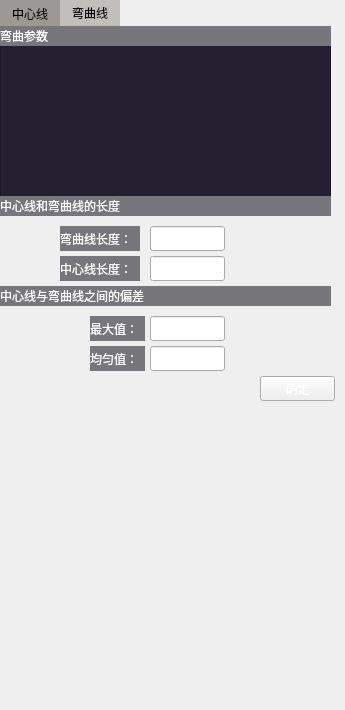
      <widget class="QWidget" name="tab_2">
       <attribute name="title">
        <string>工艺设置</string>
       </attribute>
       <widget class="QTabWidget" name="tabWidget_3">
        <property name="geometry">
         <rect>
          <x>0</x>
          <y>0</y>
          <width>336</width>
          <height>701</height>
         </rect>
        </property>
        <property name="minimumSize">
         <size>
          <width>336</width>
          <height>0</height>
         </size>
        </property>
        <property name="maximumSize">
         <size>
          <width>336</width>
          <height>16777215</height>
         </size>
        </property>
        <property name="styleSheet">
         <string notr="true">QTabBar::tab {
	background-color: rgb(154, 153, 150);
	color: rgb(0, 0, 0);
}
QTabBar::tab:selected {
	background-color: rgb(192, 191, 188);
}
QTabWidget::pane { border: 0; }</string>
        </property>
        <property name="currentIndex">
         <number>1</number>
        </property>
        <widget class="QWidget" name="tab_8">
         <attribute name="title">
          <string>中心线</string>
         </attribute>
         <widget class="QPushButton" name="pushButton_AddCenterLine">
          <property name="geometry">
           <rect>
            <x>10</x>
            <y>10</y>
            <width>311</width>
            <height>51</height>
           </rect>
          </property>
          <property name="styleSheet">
           <string notr="true">color: rgb(255, 255, 255);</string>
          </property>
          <property name="text">
           <string>激活中心线作为当前零件几何形状的中心线</string>
          </property>
         </widget>
        </widget>
        <widget class="QWidget" name="tab_10">
         <attribute name="title">
          <string>弯曲线</string>
         </attribute>
         <widget class="QListView" name="listView_2">
          <property name="geometry">
           <rect>
            <x>0</x>
            <y>0</y>
            <width>331</width>
            <height>171</height>
           </rect>
          </property>
          <property name="styleSheet">
           <string notr="true">background-color: rgb(36, 31, 49);</string>
          </property>
         </widget>
         <widget class="QLabel" name="label_17">
          <property name="geometry">
           <rect>
            <x>0</x>
            <y>0</y>
            <width>331</width>
            <height>20</height>
           </rect>
          </property>
          <property name="styleSheet">
           <string notr="true">background-color: rgb(119, 118, 123);
color: rgb(255, 255, 255);</string>
          </property>
          <property name="text">
           <string>弯曲参数</string>
          </property>
         </widget>
         <widget class="QLabel" name="label_18">
          <property name="geometry">
           <rect>
            <x>0</x>
            <y>170</y>
            <width>331</width>
            <height>20</height>
           </rect>
          </property>
          <property name="styleSheet">
           <string notr="true">background-color: rgb(119, 118, 123);
color: rgb(255, 255, 255);</string>
          </property>
          <property name="text">
           <string>中心线和弯曲线的长度</string>
          </property>
         </widget>
         <widget class="QLabel" name="label_30">
          <property name="geometry">
           <rect>
            <x>60</x>
            <y>200</y>
            <width>80</width>
            <height>25</height>
           </rect>
          </property>
          <property name="minimumSize">
           <size>
            <width>80</width>
            <height>25</height>
           </size>
          </property>
          <property name="maximumSize">
           <size>
            <width>80</width>
            <height>25</height>
           </size>
          </property>
          <property name="styleSheet">
           <string notr="true">color: rgb(255, 255, 255);
background-color: rgb(119, 118, 123);</string>
          </property>
          <property name="text">
           <string>弯曲线长度：</string>
          </property>
         </widget>
         <widget class="QLabel" name="label_31">
          <property name="geometry">
           <rect>
            <x>60</x>
            <y>230</y>
            <width>80</width>
            <height>25</height>
           </rect>
          </property>
          <property name="minimumSize">
           <size>
            <width>80</width>
            <height>25</height>
           </size>
          </property>
          <property name="maximumSize">
           <size>
            <width>80</width>
            <height>25</height>
           </size>
          </property>
          <property name="styleSheet">
           <string notr="true">color: rgb(255, 255, 255);
background-color: rgb(119, 118, 123);</string>
          </property>
          <property name="text">
           <string>中心线长度：</string>
          </property>
         </widget>
         <widget class="QLineEdit" name="lineEdit_BendingLength">
          <property name="geometry">
           <rect>
            <x>150</x>
            <y>200</y>
            <width>75</width>
            <height>25</height>
           </rect>
          </property>
          <property name="minimumSize">
           <size>
            <width>75</width>
            <height>25</height>
           </size>
          </property>
          <property name="maximumSize">
           <size>
            <width>75</width>
            <height>25</height>
           </size>
          </property>
          <property name="styleSheet">
           <string notr="true">color: rgb(255, 255, 255);</string>
          </property>
          <property name="text">
           <string/>
          </property>
         </widget>
         <widget class="QLineEdit" name="lineEdit_LineLength_2">
          <property name="geometry">
           <rect>
            <x>150</x>
            <y>230</y>
            <width>75</width>
            <height>25</height>
           </rect>
          </property>
          <property name="minimumSize">
           <size>
            <width>75</width>
            <height>25</height>
           </size>
          </property>
          <property name="maximumSize">
           <size>
            <width>75</width>
            <height>25</height>
           </size>
          </property>
          <property name="styleSheet">
           <string notr="true">color: rgb(255, 255, 255);</string>
          </property>
         </widget>
         <widget class="QLabel" name="label_19">
          <property name="geometry">
           <rect>
            <x>0</x>
            <y>260</y>
            <width>331</width>
            <height>20</height>
           </rect>
          </property>
          <property name="styleSheet">
           <string notr="true">background-color: rgb(119, 118, 123);
color: rgb(255, 255, 255);</string>
          </property>
          <property name="text">
           <string>中心线与弯曲线之间的偏差</string>
          </property>
         </widget>
         <widget class="QLabel" name="label_32">
          <property name="geometry">
           <rect>
            <x>90</x>
            <y>290</y>
            <width>55</width>
            <height>25</height>
           </rect>
          </property>
          <property name="minimumSize">
           <size>
            <width>55</width>
            <height>25</height>
           </size>
          </property>
          <property name="maximumSize">
           <size>
            <width>55</width>
            <height>25</height>
           </size>
          </property>
          <property name="styleSheet">
           <string notr="true">color: rgb(255, 255, 255);
background-color: rgb(119, 118, 123);</string>
          </property>
          <property name="text">
           <string>最大值：</string>
          </property>
         </widget>
         <widget class="QLineEdit" name="lineEdit_DeviationMax">
          <property name="geometry">
           <rect>
            <x>150</x>
            <y>290</y>
            <width>75</width>
            <height>25</height>
           </rect>
          </property>
          <property name="minimumSize">
           <size>
            <width>75</width>
            <height>25</height>
           </size>
          </property>
          <property name="maximumSize">
           <size>
            <width>75</width>
            <height>25</height>
           </size>
          </property>
          <property name="styleSheet">
           <string notr="true">color: rgb(255, 255, 255);</string>
          </property>
         </widget>
         <widget class="QLineEdit" name="lineEdit_DeviationMean">
          <property name="geometry">
           <rect>
            <x>150</x>
            <y>320</y>
            <width>75</width>
            <height>25</height>
           </rect>
          </property>
          <property name="minimumSize">
           <size>
            <width>75</width>
            <height>25</height>
           </size>
          </property>
          <property name="maximumSize">
           <size>
            <width>75</width>
            <height>25</height>
           </size>
          </property>
          <property name="styleSheet">
           <string notr="true">color: rgb(255, 255, 255);</string>
          </property>
         </widget>
         <widget class="QLabel" name="label_33">
          <property name="geometry">
           <rect>
            <x>90</x>
            <y>320</y>
            <width>55</width>
            <height>25</height>
           </rect>
          </property>
          <property name="minimumSize">
           <size>
            <width>55</width>
            <height>25</height>
           </size>
          </property>
          <property name="maximumSize">
           <size>
            <width>55</width>
            <height>25</height>
           </size>
          </property>
          <property name="styleSheet">
           <string notr="true">color: rgb(255, 255, 255);
background-color: rgb(119, 118, 123);</string>
          </property>
          <property name="text">
           <string>均匀值：</string>
          </property>
         </widget>
         <widget class="QPushButton" name="pushButton_BendingLine">
          <property name="geometry">
           <rect>
            <x>260</x>
            <y>350</y>
            <width>75</width>
            <height>25</height>
           </rect>
          </property>
          <property name="minimumSize">
           <size>
            <width>75</width>
            <height>25</height>
           </size>
          </property>
          <property name="maximumSize">
           <size>
            <width>75</width>
            <height>25</height>
           </size>
          </property>
          <property name="styleSheet">
           <string notr="true">color: rgb(255, 255, 255);</string>
          </property>
          <property name="text">
           <string>确定</string>
          </property>
         </widget>
        </widget>
       </widget>
      </widget>
